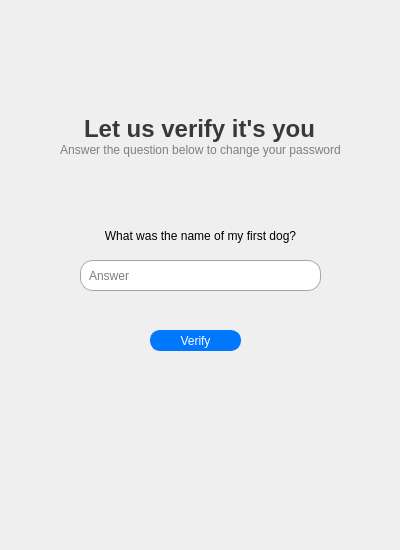
<?xml version="1.0" encoding="UTF-8"?>
<ui version="4.0">
 <class>ForgotPasswordVerifyWidget</class>
 <widget class="QWidget" name="ForgotPasswordVerifyWidget">
  <property name="geometry">
   <rect>
    <x>0</x>
    <y>0</y>
    <width>400</width>
    <height>550</height>
   </rect>
  </property>
  <property name="minimumSize">
   <size>
    <width>400</width>
    <height>550</height>
   </size>
  </property>
  <property name="maximumSize">
   <size>
    <width>400</width>
    <height>550</height>
   </size>
  </property>
  <property name="windowTitle">
   <string>Form</string>
  </property>
  <widget class="QLineEdit" name="ForgotPasswordAnswerInput">
   <property name="geometry">
    <rect>
     <x>80</x>
     <y>260</y>
     <width>241</width>
     <height>31</height>
    </rect>
   </property>
   <property name="cursor">
    <cursorShape>IBeamCursor</cursorShape>
   </property>
   <property name="styleSheet">
    <string notr="true">QLineEdit#ForgotPasswordAnswerInput {
	border: 1px solid #a6a6a6;
	border-radius: 13;
}</string>
   </property>
   <property name="text">
    <string/>
   </property>
   <property name="echoMode">
    <enum>QLineEdit::Password</enum>
   </property>
   <property name="placeholderText">
    <string>  Answer</string>
   </property>
  </widget>
  <widget class="QPushButton" name="ForgotPasswordVerifyButton">
   <property name="geometry">
    <rect>
     <x>150</x>
     <y>330</y>
     <width>91</width>
     <height>21</height>
    </rect>
   </property>
   <property name="styleSheet">
    <string notr="true">QPushButton#ForgotPasswordVerifyButton {
	background: #0077ff;
	color: #FFFFFF;
	border: 1px solid #0077ff;
	border-radius: 10;
}

QPushButton#ForgotPasswordVerifyButton:hover {
	background: #1884ff;
	border: 1px solid #1884ff;
}

QPushButton#ForgotPasswordVerifyButton:pressed {
	background: #65adff;
	border: 1px solid #65adff;
}
</string>
   </property>
   <property name="text">
    <string>Verify</string>
   </property>
  </widget>
  <widget class="QLabel" name="ForgotPasswordVerifyLabel">
   <property name="geometry">
    <rect>
     <x>-1</x>
     <y>110</y>
     <width>401</width>
     <height>38</height>
    </rect>
   </property>
   <property name="font">
    <font>
     <family>Segoe UI</family>
     <pointsize>18</pointsize>
     <weight>75</weight>
     <bold>true</bold>
    </font>
   </property>
   <property name="styleSheet">
    <string notr="true">QLabel#ForgotPasswordVerifyLabel {
	color: #393939;
}</string>
   </property>
   <property name="text">
    <string>Let us verify it's you</string>
   </property>
   <property name="alignment">
    <set>Qt::AlignCenter</set>
   </property>
  </widget>
  <widget class="QLabel" name="ForgotPasswordVerifyDetailLabel">
   <property name="geometry">
    <rect>
     <x>0</x>
     <y>140</y>
     <width>401</width>
     <height>20</height>
    </rect>
   </property>
   <property name="styleSheet">
    <string notr="true">QLabel#ForgotPasswordVerifyDetailLabel {
	color: #7f7f7f;
}</string>
   </property>
   <property name="text">
    <string>Answer the question below to change your password</string>
   </property>
   <property name="alignment">
    <set>Qt::AlignCenter</set>
   </property>
  </widget>
  <widget class="QLabel" name="ForgotPasswordQuestionLabel">
   <property name="geometry">
    <rect>
     <x>10</x>
     <y>220</y>
     <width>381</width>
     <height>31</height>
    </rect>
   </property>
   <property name="font">
    <font>
     <family>Segoe UI</family>
    </font>
   </property>
   <property name="text">
    <string>What was the name of my first dog?</string>
   </property>
   <property name="alignment">
    <set>Qt::AlignCenter</set>
   </property>
  </widget>
 </widget>
 <resources/>
 <connections/>
</ui>
